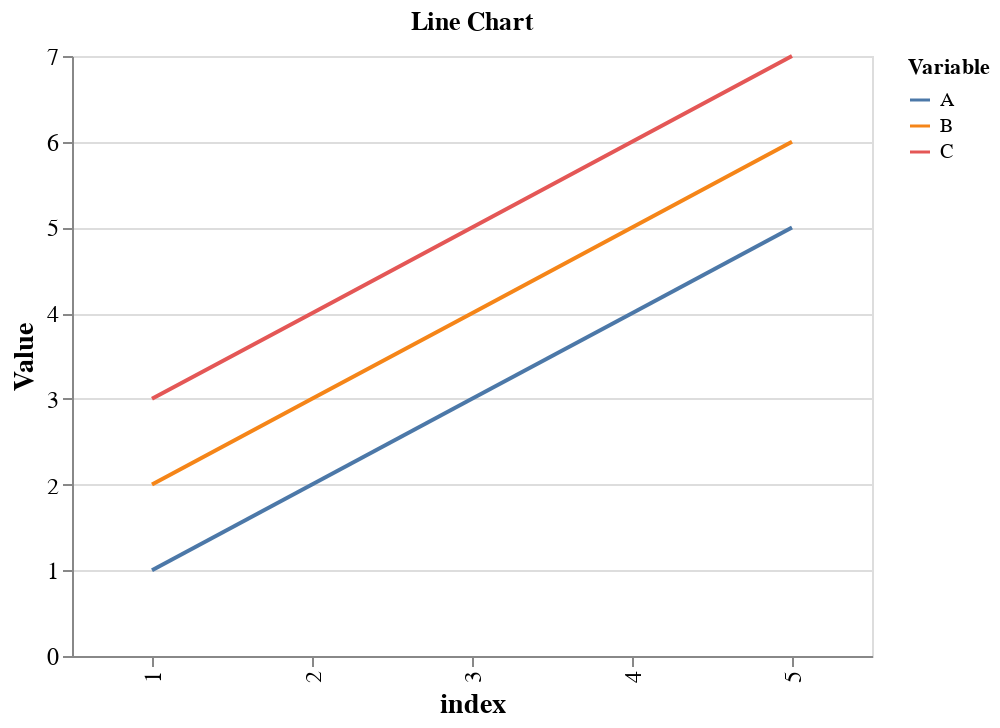

The notebook cell this image was saved under:
### Code cell
import altair as alt
import pandas as pd

# Create a DataFrame
df = pd.DataFrame(
    {"A": [1, 2, 3, 4, 5], "B": [2, 3, 4, 5, 6], "C": [3, 4, 5, 6, 7]},
    index=[1, 2, 3, 4, 5],
)

# Reshape the DataFrame
df = df.reset_index().melt("index", var_name="Variable", value_name="Value")

# Create the chart
chart = (
    alt.Chart(df)
    .mark_line()
    .encode(x="index:O", y="Value:Q", color="Variable:N")
    .properties(title="Line Chart", width=400, height=300)
    .configure_axis(labelFontSize=12, titleFontSize=14)
)

chart.display()

### Figure 1 — Vega-Lite specification as saved in the notebook (floating-point values rounded to 4 significant figures)
{"config": {"view": {"continuousWidth": 300, "continuousHeight": 300}, "axis": {"labelFontSize": 12, "titleFontSize": 14}}, "data": {"name": "data-2c68b8a6b40e035c3eeb06245f11f87a"}, "mark": {"type": "line"}, "encoding": {"color": {"field": "Variable", "type": "nominal"}, "x": {"field": "index", "type": "ordinal"}, "y": {"field": "Value", "type": "quantitative"}}, "height": 300, "title": "Line Chart", "width": 400, "$schema": "https://vega.github.io/schema/vega-lite/v5.8.0.json", "datasets": {"data-2c68b8a6b40e035c3eeb06245f11f87a": [{"index": 1, "Variable": "A", "Value": 1}, {"index": 2, "Variable": "A", "Value": 2}, {"index": 3, "Variable": "A", "Value": 3}, {"index": 4, "Variable": "A", "Value": 4}, {"index": 5, "Variable": "A", "Value": 5}, {"index": 1, "Variable": "B", "Value": 2}, {"index": 2, "Variable": "B", "Value": 3}, {"index": 3, "Variable": "B", "Value": 4}, {"index": 4, "Variable": "B", "Value": 5}, {"index": 5, "Variable": "B", "Value": 6}, {"index": 1, "Variable": "C", "Value": 3}, {"index": 2, "Variable": "C", "Value": 4}, {"index": 3, "Variable": "C", "Value": 5}, {"index": 4, "Variable": "C", "Value": 6}, {"index": 5, "Variable": "C", "Value": 7}]}}
